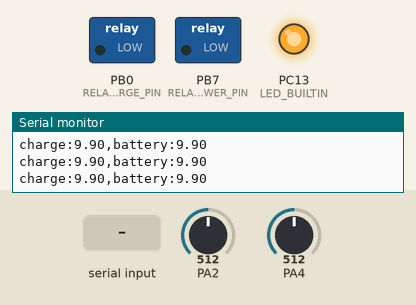
This sketch was run on a simulated STM32 Blue Pill. On the bench: switched loads named in the sketch (green lamp = pin HIGH), output pins drawn as LEDs (lit = HIGH), the last lines printed to the serial monitor. Inputs (shaded band) come from the test bench; at power-on: PA4 = 512, PA2 = 512 (analog values on the 0–1023 scale).

Above: at 1.2 s.
1.3 s: PA4 set to 817
2.8 s: PA4 set to 841
At 4.0 s:
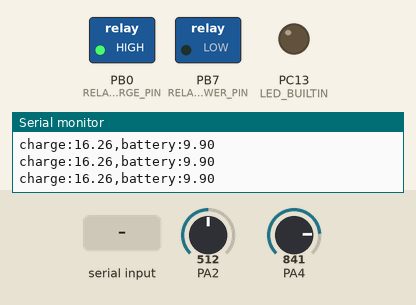
4.3 s: "1" received over Serial
At 5.5 s:
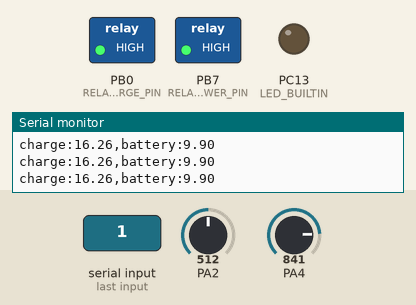
5.8 s: PA4 set to 716
At 7.0 s:
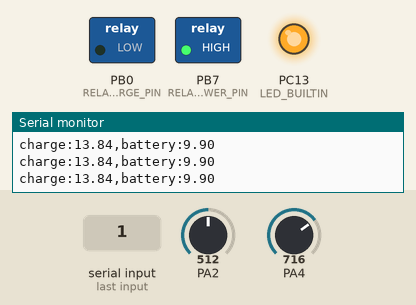
7.3 s: PA4 set to 900
At 8.3 s:
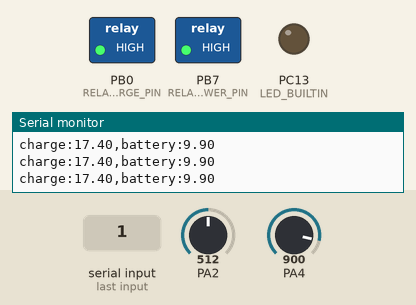
8.8 s: PA4 set to 511
At 9.6 s:
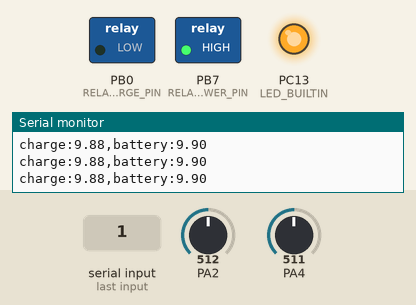
Timing chart, 0 to 11.3 s (numbered marks = the images above; inputs shaded):
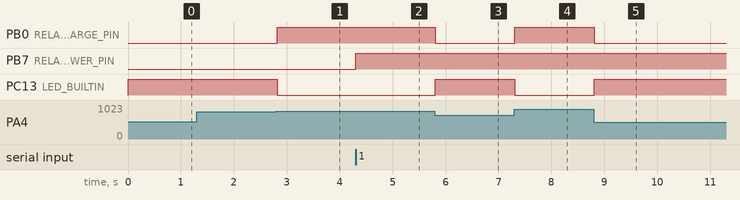

Measured:
- the behaviour switches between 827 and 828 on PA4 (found by bisection; images 0 and 1)
- after the input at 2.8 s, PB0 (RELAY_CHARGE_PIN): LOW → HIGH at once; PC13 (LED_BUILTIN): HIGH → LOW at once
- after the input at 4.3 s, PB7 (RELAY_POWER_PIN): LOW → HIGH at once
- after the input at 5.8 s, PB0 (RELAY_CHARGE_PIN): HIGH → LOW at once; PC13 (LED_BUILTIN): LOW → HIGH at once
- after the input at 7.3 s, PB0 (RELAY_CHARGE_PIN): LOW → HIGH at once; PC13 (LED_BUILTIN): HIGH → LOW at once
- after the input at 8.8 s, PB0 (RELAY_CHARGE_PIN): HIGH → LOW at once; PC13 (LED_BUILTIN): LOW → HIGH at once

The sketch:

PowerControl.ino
```cpp
#define RELAY_CHARGE_PIN PB0
#define RELAY_POWER_PIN PB7
#define CURRENT_PIN PA2
#define VCC_PIN PA0

#define BATTERY_OUT_VOLTAGE_PIN PA2
#define VCC_IN_VOLTAGE_PIN A4

void myprint() {
  if(Serial) {
    Serial.println();
  }
}

template<typename T, typename ...Args>
void myprint(T first, Args... rest) {
  if(Serial) {
    Serial.print(first);
    myprint(rest...);
  }
}


float analogReadN(int pin, unsigned n) {
  int sum = 0;
  for(unsigned i =0; i < n; i++) {
    sum += analogRead(pin);
  }

  const float val = ((float)sum / n) * 3.3f / 4096;
  return val;
}

void digitalToggle(int pin) {
  digitalWrite(pin, !digitalRead(pin));
}

float readVccIn() {
  return analogReadN(VCC_IN_VOLTAGE_PIN, 4) * 6;
}

float readBatteryOut() {
  return analogReadN(BATTERY_OUT_VOLTAGE_PIN, 4) * 6;
}


// the setup function runs once when you press reset or power the board
void setup() {
  // initialize digital pin LED_BUILTIN as an output.
  pinMode(LED_BUILTIN, OUTPUT);
  pinMode(RELAY_CHARGE_PIN, OUTPUT);
  pinMode(RELAY_POWER_PIN, OUTPUT);

  analogReadResolution(12);
}

float readCurrentSensor() {
   const float currentUncorrected = analogReadN(CURRENT_PIN, 8);
   const auto vcc = analogReadN(VCC_PIN, 8) * 2.0f;

   const auto correctionFactor = 5.0f / vcc;
   const auto currentCorrected = currentUncorrected * correctionFactor;

   return currentCorrected;
}

void setRelayCharge(int on) {
  digitalWrite(RELAY_CHARGE_PIN, on);
  digitalWrite(LED_BUILTIN, !on);
}

void setRelayPower(int on) {
  digitalWrite(RELAY_POWER_PIN, on);
}

// the loop function runs over and over again forever
void loop() {
  /*
  static unsigned long lastTime;

  const auto currentRaw = analogReadN(CURRENT_PIN, 4);
  const auto vcc = analogReadN(VCC_PIN, 4);
  const auto currentCorrected = readCurrentSensor();
  // myprint("Relay:", digitalRead(RELAY_PIN),", currentRaw:", currentRaw, ", vcc:", vcc, ", currentCorrected:", currentCorrected);
  myprint("Relay:", digitalRead(RELAY_PIN), ", currentCorrected:", currentCorrected);

  auto currentTime = millis();
  if(currentTime >= lastTime + 1000) {
    digitalToggle(RELAY_PIN);
    lastTime = currentTime;
  }

   */

  float vccIn = readVccIn();
  float batteryOut = readBatteryOut();
  int relay = vccIn > 16.0? 1 : 0;
  setRelayCharge(relay);

  myprint("charge:",vccIn, ",battery:", batteryOut);

  int lastCmd = -1;
  while(Serial.available() > 0) {
    lastCmd = Serial.read();
  }

  if(lastCmd == '1') {
    setRelayPower(1);
  } else if(lastCmd == '0') {
    setRelayPower(0);
  } // ignore others

  delay(20);
}
```
